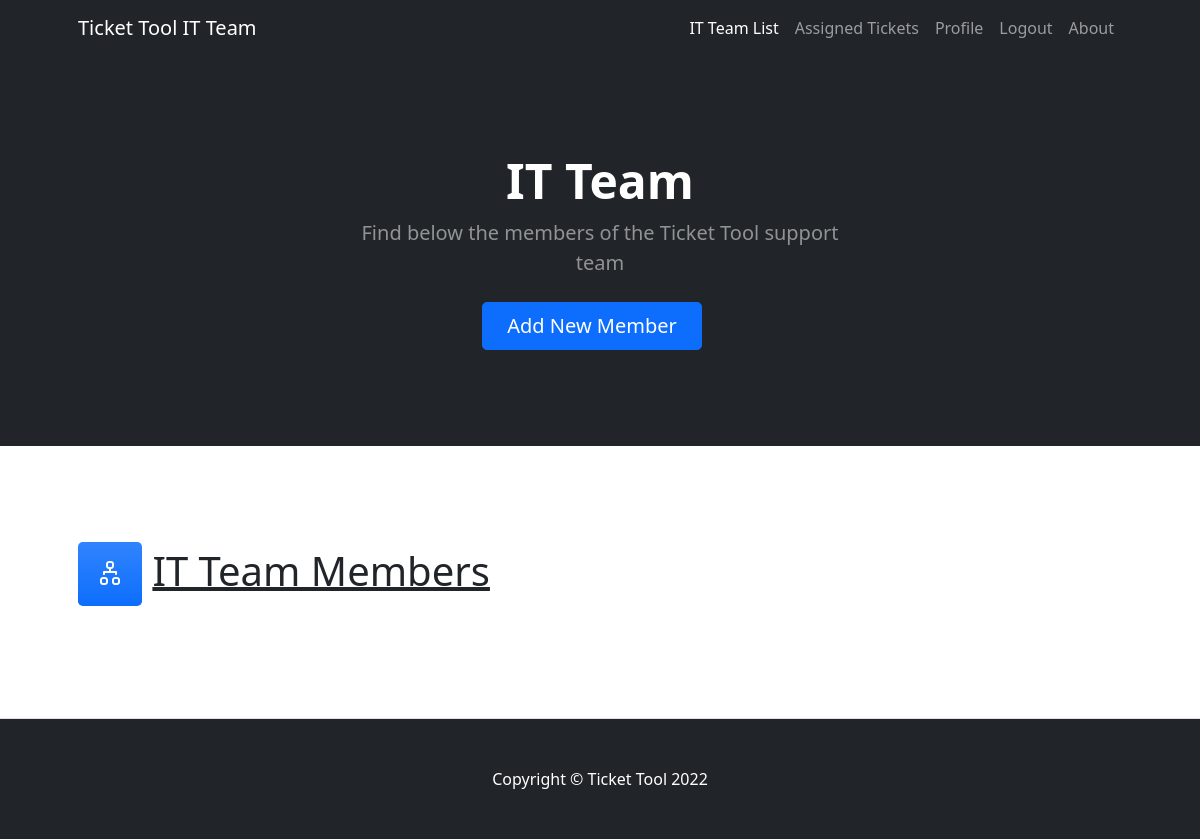
The app's page /AppIT_Team/list/, older data.
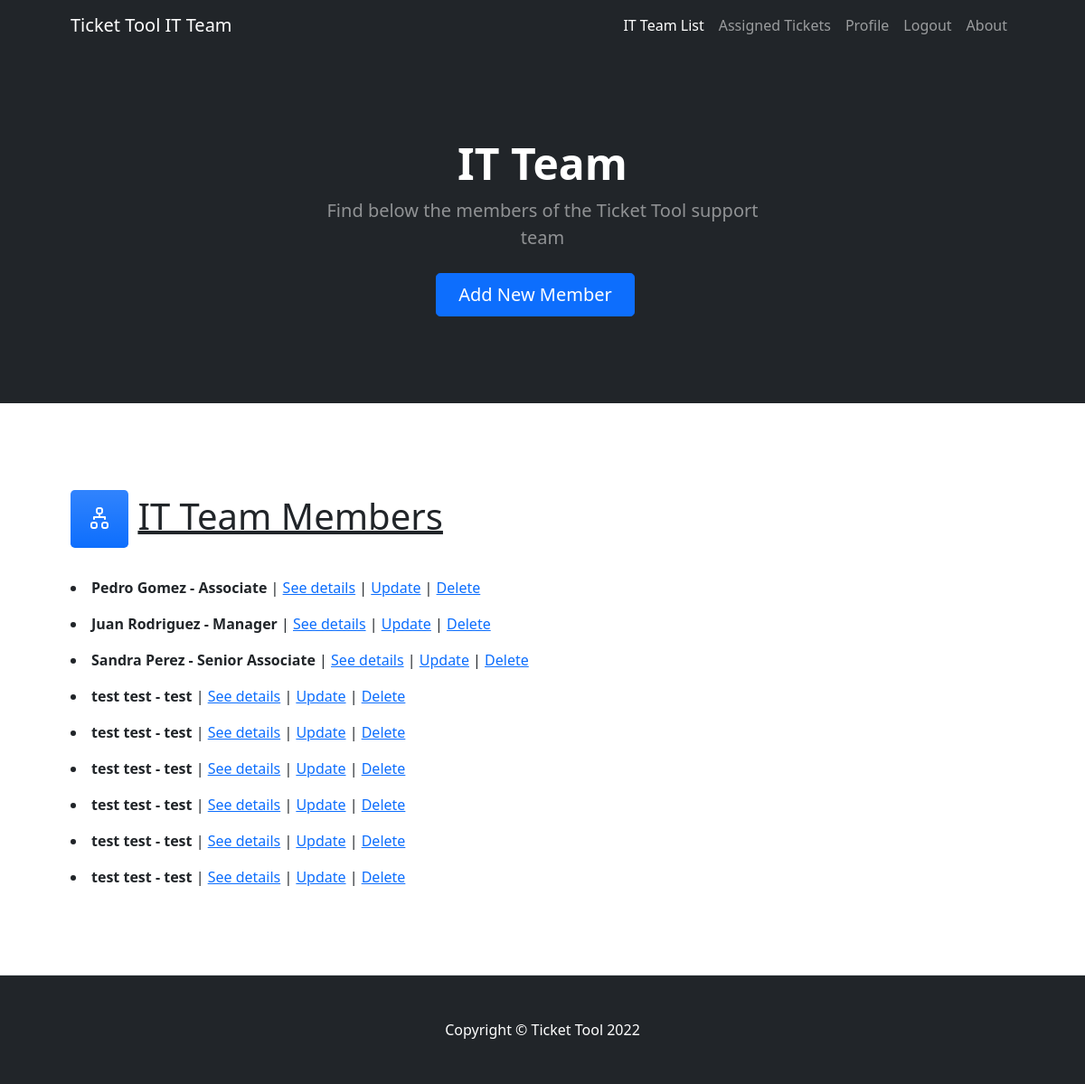
The same page, newer data.
### AppIT_Team/models.py (models this page shows)
class IT_Member(models.Model):
    name=models.CharField(max_length=50)
    lastname=models.CharField(max_length=50)
    email=models.EmailField()
    jobtitle=models.CharField(max_length=50)
    is_staff=1 #TESTEAR
    def __str__(self):
        return f"{self.name} {self.lastname} - {self.jobtitle}"

### AppIT_Team/views.py (the view)
# urls.py: path("list/",IT_TeamList.as_view(),name="IT_Team_List"),
class IT_TeamList(ListView): #THIS IS THE INDEX OF THE APPIT_TEAM
    model=IT_Member
    template_name="AppIT_Team/it_team_list.html"

### AppIT_Team/templates/AppIT_Team/it_team_list.html (shortened to what this page needs)
{% extends 'AppIT_Team/it_team.html' %}
{% block header %}
<h1 class="display-5 fw-bolder text-white mb-2">IT Team</h1>
<p class="lead text-white-50 mb-4">Find below the members of the Ticket Tool support team</p>
<div class="d-grid gap-3 d-sm-flex justify-content-sm-center">
    <a class="btn btn-primary btn-lg px-4 me-sm-3" href="{% url 'IT_Team_Create' %}">Add New Member</a>
{% endblock header %}
{% block content %}
<section class="py-5 border-bottom" id="features">
    <div class="container px-5 my-5">
    <h1><div class="feature bg-primary bg-gradient text-white rounded-3 mb-3"><i class="bi-diagram-2"></i></div>     <u>IT Team Members</u></h1>
                {% for member in object_list %}
                <p><li><b>{{member}}</b> | <a href="{% url 'IT_Team_Detail' member.pk %}">See details</a> | <a href="{% url 'IT_Team_Update' member.pk %}">Update</a> | <a href="{% url 'IT_Team_Delete' member.pk %}">Delete </a></li></p>
                {% endfor %}
    </div>
</section>
{% endblock content %}

### AppIT_Team/templates/AppIT_Team/it_team.html (shortened to what this page needs)
<!DOCTYPE html>
<html lang="en">
    <head>
    {% load static %}
        <link href="https://cdn.jsdelivr.net/npm/bootstrap-icons@1.4.1/font/bootstrap-icons.css" rel="stylesheet" />
        <link href="{% static 'css\styles.css' %}" rel="stylesheet" />
    </head>
    <body>
        <nav class="navbar navbar-expand-lg navbar-dark bg-dark">
            <div class="container px-5">
                <a class="navbar-brand" href="{% url 'IT_Team_List' %}">Ticket Tool IT Team</a>
                <div class="collapse navbar-collapse" id="navbarSupportedContent">
                    <ul class="navbar-nav ms-auto mb-2 mb-lg-0">
                        <li class="nav-item"><a class="nav-link active" aria-current="page" href="{% url 'IT_Team_List' %}">IT Team List</a></li>
                        <li class="nav-item"><a class="nav-link" href="#!">Assigned Tickets</a></li>
                        <li class="nav-item"><a class="nav-link" href="#!">Profile</a></li>
                        <li class="nav-item"><a class="nav-link" href="{% url 'logout' %}">Logout</a></li>
                        <li class="nav-item"><a class="nav-link" href="#!">About</a></li>
                    </ul>
                </div>
            </div>
        </nav>
        <header class="bg-dark py-5">
            <div class="container px-5">
                <div class="row gx-5 justify-content-center">
                    <div class="col-lg-6">
                        <div class="text-center my-5">
                            {% block header %}{% endblock header %}
                            </div>
                        </div>
                    </div>
                </div>
            </div>
        </header>
    {% block content %}{% endblock content %}
        <footer class="py-5 bg-dark">
            <div class="container px-5"><p class="m-0 text-center text-white">Copyright &copy; Ticket Tool 2022</p></div>
        </footer>
    </body>
</html>

Row changes from the older to the newer data that the page shows:
added IT_Member: name+lastname+jobtitle "Pedro Gomez - Associate"
added IT_Member: name+lastname+jobtitle "Juan Rodriguez - Manager"
added IT_Member: name+lastname+jobtitle "Sandra Perez - Senior Associate"
added IT_Member: name+lastname+jobtitle "test test - test"
added IT_Member: name+lastname+jobtitle "test test - test"
added IT_Member: name+lastname+jobtitle "test test - test"
added IT_Member: name+lastname+jobtitle "test test - test"
added IT_Member: name+lastname+jobtitle "test test - test"
added IT_Member: name+lastname+jobtitle "test test - test"
